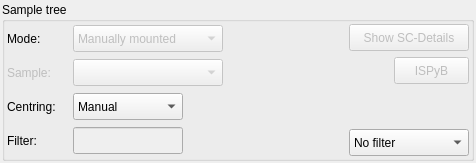
<?xml version="1.0" encoding="UTF-8"?>
<ui version="4.0">
 <class>SampleChangerWidgetLayout</class>
 <widget class="QWidget" name="SampleChangerWidgetLayout">
  <property name="geometry">
   <rect>
    <x>0</x>
    <y>0</y>
    <width>476</width>
    <height>163</height>
   </rect>
  </property>
  <property name="sizePolicy">
   <sizepolicy hsizetype="Expanding" vsizetype="Fixed">
    <horstretch>0</horstretch>
    <verstretch>0</verstretch>
   </sizepolicy>
  </property>
  <property name="maximumSize">
   <size>
    <width>32767</width>
    <height>32767</height>
   </size>
  </property>
  <property name="windowTitle">
   <string>Acquisition widget</string>
  </property>
  <layout class="QHBoxLayout" name="horizontalLayout_2">
   <property name="spacing">
    <number>0</number>
   </property>
   <property name="margin">
    <number>2</number>
   </property>
   <item>
    <widget class="QGroupBox" name="groupBox">
     <property name="title">
      <string>Sample tree</string>
     </property>
     <layout class="QHBoxLayout" name="horizontalLayout_3">
      <property name="spacing">
       <number>0</number>
      </property>
      <property name="sizeConstraint">
       <enum>QLayout::SetMinimumSize</enum>
      </property>
      <property name="margin">
       <number>2</number>
      </property>
      <item>
       <layout class="QHBoxLayout" name="horizontalLayout">
        <item>
         <layout class="QVBoxLayout" name="verticalLayout_2">
          <item>
           <widget class="QLabel" name="label_2">
            <property name="sizePolicy">
             <sizepolicy hsizetype="Fixed" vsizetype="Preferred">
              <horstretch>0</horstretch>
              <verstretch>0</verstretch>
             </sizepolicy>
            </property>
            <property name="minimumSize">
             <size>
              <width>60</width>
              <height>27</height>
             </size>
            </property>
            <property name="maximumSize">
             <size>
              <width>60</width>
              <height>27</height>
             </size>
            </property>
            <property name="text">
             <string>Mode:</string>
            </property>
           </widget>
          </item>
          <item>
           <widget class="QLabel" name="sample_label">
            <property name="enabled">
             <bool>false</bool>
            </property>
            <property name="minimumSize">
             <size>
              <width>60</width>
              <height>27</height>
             </size>
            </property>
            <property name="maximumSize">
             <size>
              <width>60</width>
              <height>27</height>
             </size>
            </property>
            <property name="text">
             <string>Sample:</string>
            </property>
           </widget>
          </item>
          <item>
           <widget class="QLabel" name="label_3">
            <property name="sizePolicy">
             <sizepolicy hsizetype="Fixed" vsizetype="Preferred">
              <horstretch>0</horstretch>
              <verstretch>0</verstretch>
             </sizepolicy>
            </property>
            <property name="minimumSize">
             <size>
              <width>60</width>
              <height>27</height>
             </size>
            </property>
            <property name="maximumSize">
             <size>
              <width>60</width>
              <height>27</height>
             </size>
            </property>
            <property name="text">
             <string>Centring:</string>
            </property>
           </widget>
          </item>
          <item>
           <widget class="QLabel" name="filter_label">
            <property name="minimumSize">
             <size>
              <width>60</width>
              <height>27</height>
             </size>
            </property>
            <property name="maximumSize">
             <size>
              <width>60</width>
              <height>27</height>
             </size>
            </property>
            <property name="text">
             <string>Filter:</string>
            </property>
           </widget>
          </item>
         </layout>
        </item>
        <item>
         <layout class="QVBoxLayout" name="verticalLayout_3">
          <item>
           <widget class="QComboBox" name="filter_cbox">
            <property name="enabled">
             <bool>false</bool>
            </property>
            <property name="minimumSize">
             <size>
              <width>150</width>
              <height>27</height>
             </size>
            </property>
            <property name="maximumSize">
             <size>
              <width>150</width>
              <height>27</height>
             </size>
            </property>
            <item>
             <property name="text">
              <string>Manually mounted</string>
             </property>
            </item>
            <item>
             <property name="text">
              <string>Sample changer</string>
             </property>
            </item>
            <item>
             <property name="text">
              <string>Plate</string>
             </property>
            </item>
            <item>
             <property name="text">
              <string>Mounted sample</string>
             </property>
            </item>
           </widget>
          </item>
          <item>
           <widget class="QComboBox" name="sample_combo">
            <property name="enabled">
             <bool>false</bool>
            </property>
            <property name="minimumSize">
             <size>
              <width>150</width>
              <height>27</height>
             </size>
            </property>
            <property name="maximumSize">
             <size>
              <width>150</width>
              <height>27</height>
             </size>
            </property>
           </widget>
          </item>
          <item>
           <widget class="QComboBox" name="centring_cbox">
            <property name="minimumSize">
             <size>
              <width>110</width>
              <height>27</height>
             </size>
            </property>
            <property name="maximumSize">
             <size>
              <width>110</width>
              <height>27</height>
             </size>
            </property>
            <property name="toolTip">
             <string>&lt;B&gt;Manual&lt;/B&gt; 3-Click centring &lt;BR&gt; &lt;B&gt;Semi Automatic&lt;/B&gt; - Gives the possibility to confirm centring &lt;BR&gt; &lt;B&gt;Fully Automatic&lt;/B&gt; - Continues without waiting for confirmation</string>
            </property>
            <item>
             <property name="text">
              <string>Manual</string>
             </property>
            </item>
            <item>
             <property name="text">
              <string>Semi Automatic</string>
             </property>
            </item>
            <item>
             <property name="text">
              <string>Fully Automatic</string>
             </property>
            </item>
           </widget>
          </item>
          <item>
           <widget class="QLineEdit" name="filter_ledit">
            <property name="enabled">
             <bool>false</bool>
            </property>
            <property name="minimumSize">
             <size>
              <width>110</width>
              <height>0</height>
             </size>
            </property>
            <property name="maximumSize">
             <size>
              <width>110</width>
              <height>27</height>
             </size>
            </property>
           </widget>
          </item>
         </layout>
        </item>
        <item>
         <spacer name="horizontalSpacer">
          <property name="orientation">
           <enum>Qt::Horizontal</enum>
          </property>
          <property name="sizeHint" stdset="0">
           <size>
            <width>40</width>
            <height>20</height>
           </size>
          </property>
         </spacer>
        </item>
        <item>
         <layout class="QVBoxLayout" name="verticalLayout">
          <item>
           <widget class="QPushButton" name="details_button">
            <property name="enabled">
             <bool>false</bool>
            </property>
            <property name="sizePolicy">
             <sizepolicy hsizetype="Fixed" vsizetype="Fixed">
              <horstretch>0</horstretch>
              <verstretch>0</verstretch>
             </sizepolicy>
            </property>
            <property name="minimumSize">
             <size>
              <width>120</width>
              <height>27</height>
             </size>
            </property>
            <property name="maximumSize">
             <size>
              <width>120</width>
              <height>27</height>
             </size>
            </property>
            <property name="text">
             <string>Show SC-Details</string>
            </property>
           </widget>
          </item>
          <item>
           <layout class="QHBoxLayout" name="horizontalLayout_4">
            <property name="leftMargin">
             <number>0</number>
            </property>
            <property name="topMargin">
             <number>0</number>
            </property>
            <item>
             <spacer name="horizontalSpacer_2">
              <property name="orientation">
               <enum>Qt::Horizontal</enum>
              </property>
              <property name="sizeHint" stdset="0">
               <size>
                <width>10</width>
                <height>20</height>
               </size>
              </property>
             </spacer>
            </item>
            <item>
             <widget class="QPushButton" name="synch_ispyb_button">
              <property name="enabled">
               <bool>false</bool>
              </property>
              <property name="sizePolicy">
               <sizepolicy hsizetype="Minimum" vsizetype="Fixed">
                <horstretch>0</horstretch>
                <verstretch>0</verstretch>
               </sizepolicy>
              </property>
              <property name="minimumSize">
               <size>
                <width>75</width>
                <height>27</height>
               </size>
              </property>
              <property name="maximumSize">
               <size>
                <width>75</width>
                <height>27</height>
               </size>
              </property>
              <property name="text">
               <string>ISPyB</string>
              </property>
              <property name="icon">
               <iconset>
                <normaloff>../../../BlissFramework/Icons/Refresh2.png</normaloff>../../../BlissFramework/Icons/Refresh2.png</iconset>
              </property>
             </widget>
            </item>
           </layout>
          </item>
          <item>
           <spacer name="verticalSpacer">
            <property name="orientation">
             <enum>Qt::Vertical</enum>
            </property>
            <property name="sizeHint" stdset="0">
             <size>
              <width>20</width>
              <height>27</height>
             </size>
            </property>
           </spacer>
          </item>
          <item>
           <widget class="QComboBox" name="filter_combo">
            <property name="minimumSize">
             <size>
              <width>120</width>
              <height>27</height>
             </size>
            </property>
            <property name="maximumSize">
             <size>
              <width>100</width>
              <height>27</height>
             </size>
            </property>
            <item>
             <property name="text">
              <string>No filter</string>
             </property>
            </item>
            <item>
             <property name="text">
              <string>Star</string>
             </property>
            </item>
            <item>
             <property name="text">
              <string>Sample name</string>
             </property>
            </item>
            <item>
             <property name="text">
              <string>Protein name</string>
             </property>
            </item>
            <item>
             <property name="text">
              <string>Basket index</string>
             </property>
            </item>
            <item>
             <property name="text">
              <string>Executed</string>
             </property>
            </item>
            <item>
             <property name="text">
              <string>Not executed</string>
             </property>
            </item>
            <item>
             <property name="text">
              <string>OSC</string>
             </property>
            </item>
            <item>
             <property name="text">
              <string>Helical</string>
             </property>
            </item>
            <item>
             <property name="text">
              <string>Charaterisation</string>
             </property>
            </item>
            <item>
             <property name="text">
              <string>Energy Scan</string>
             </property>
            </item>
            <item>
             <property name="text">
              <string>XRF Spectrum</string>
             </property>
            </item>
            <item>
             <property name="text">
              <string>Advanced</string>
             </property>
            </item>
           </widget>
          </item>
         </layout>
        </item>
       </layout>
      </item>
     </layout>
    </widget>
   </item>
  </layout>
 </widget>
 <layoutdefault spacing="6" margin="11"/>
 <pixmapfunction>qPixmapFromMimeSource</pixmapfunction>
 <resources/>
 <connections/>
</ui>
